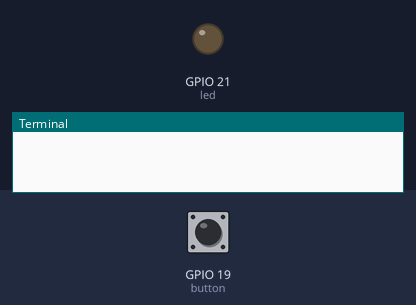
Recording of a program running on a simulated Raspberry Pi (BCM pin numbers). Parts: output pins drawn as LEDs (lit = HIGH), the last lines printed to the terminal. Inputs (shaded band) come from the test bench; at power-on: GPIO 19 (button) HIGH.

Above: at 1.2 s.
1.3 s: GPIO 19 (button) pulled LOW for 0.25 s
At 1.6 s:
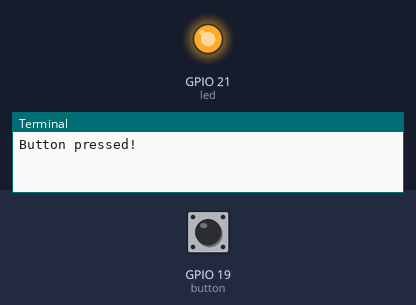
3.2 s: GPIO 19 (button) pulled LOW for 3.2 s
At 7.7 s:
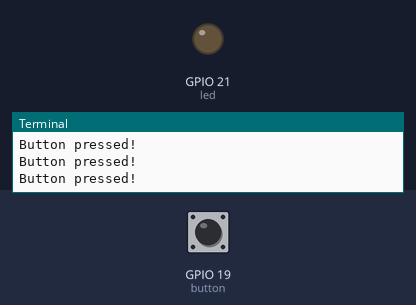
Timing chart, 0 to 9.2 s (numbered marks = the images above; inputs shaded):
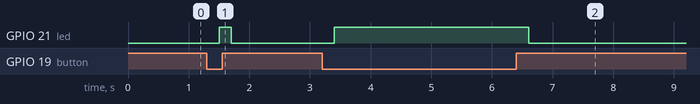

Measured:
- after the input at 1.3 s, GPIO 21 (led): LOW → HIGH after 0.20 s, → LOW 0.20 s later
- after the input at 3.2 s, GPIO 21 (led): LOW → HIGH after 0.20 s, → LOW 3.2 s later

The program:

button-test.py
```python
import RPi.GPIO as GPIO
import time
import atexit

# set up cleanup method
@atexit.register
def onExit():
	print("Cleanup being called")
	GPIO.cleanup()

# setup inputs/outputs
GPIO.setmode(GPIO.BCM)

led = 21
GPIO.setup(led, GPIO.OUT)

button = 19
GPIO.setup(button, GPIO.IN, pull_up_down=GPIO.PUD_UP)

# main loop
while True:
	inputState = GPIO.input(button)
	if inputState == False:
		print("Button pressed!")
		time.sleep(0.1)
		GPIO.output(led, 1)
	else:
		GPIO.output(led, 0)
	time.sleep(0.2)
```
